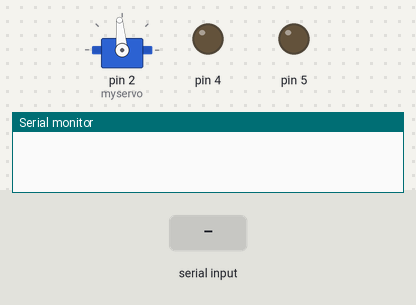
The sketch below on a simulated Arduino Uno, built with avr-gcc and run on an emulated ATmega328P. Parts: servo, output pins drawn as LEDs (lit = HIGH), the last lines printed to the serial monitor. Inputs (shaded band) come from the test bench.

Above: at 1.9 s.
2.0 s: "F" received over Serial
At 3.0 s:
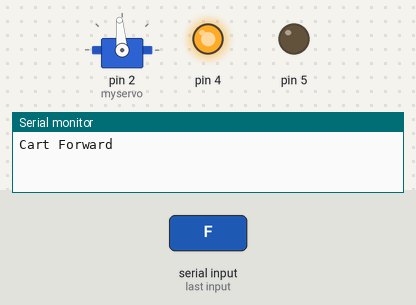
3.5 s: "B" received over Serial
At 4.1 s:
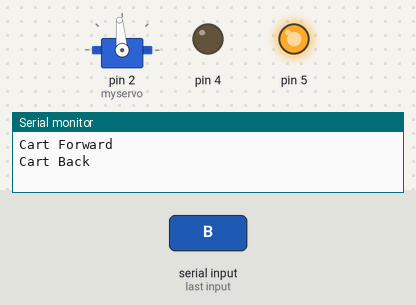
5.0 s: "L" received over Serial
At 5.3 s:
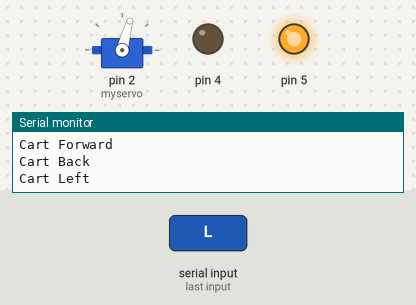
6.5 s: "R" received over Serial
At 7.6 s:
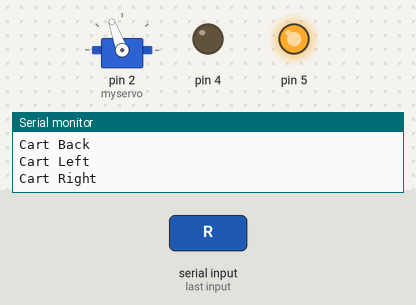
8.0 s: "f" received over Serial
At 8.8 s:
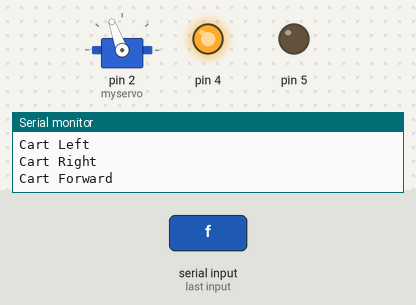
9.5 s: "l" received over Serial
At 9.9 s:
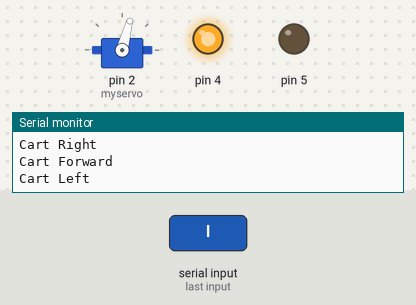
Timing chart, 0 to 12.0 s (numbered marks = the images above; inputs shaded):
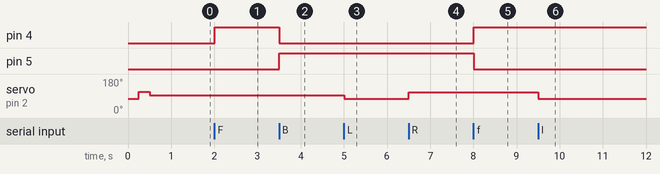

Measured:
- after the input at 2.0 s, pin 4: LOW → HIGH at once
- after the input at 3.5 s, pin 4: HIGH → LOW at once; pin 5: LOW → HIGH at once
- after the input at 5.0 s, servo on pin 2 (myservo): 95° → 75° at once
- after the input at 6.5 s, servo on pin 2 (myservo): 75° → 110° at once
- after the input at 8.0 s, pin 4: LOW → HIGH at once; pin 5: HIGH → LOW at once
- after the input at 9.5 s, servo on pin 2 (myservo): 110° → 75° at once

The sketch:

shopping_cart.ino
```cpp
/*
 Controlling the Shopping Cart for Hackster.IO project.

 by Carlos Campos on 24 Mar 2022

*/

#include <Servo.h>

Servo myservo;
int command = 0;

void setup()
{
  Serial.begin(9600);

  pinMode(4,OUTPUT);
  pinMode(5,OUTPUT);

  myservo.attach(2, 700, 2500);
  myservo.write(75);
  delay(250);
  myservo.write(112);
  delay(250);
  myservo.write(95);
  delay(250);
}

void loop()
{
  if(Serial.available() > 0)
  {
    command = Serial.read();
    delay(5);

    if(command == 'F' || command == 'f')
    {
      Serial.println("Cart Forward");
      digitalWrite(5,LOW);
      digitalWrite(4,HIGH);
    }
    if(command == 'B' || command == 'b')
    {
      Serial.println("Cart Back");
      digitalWrite(4,LOW);
      digitalWrite(5,HIGH);
    }
    if(command == 'S' || command == 's')
    {
      Serial.println("Cart Stop");
      digitalWrite(4,LOW);
      digitalWrite(5,LOW);
      myservo.write(95);
    }
    if(command == 'L' || command == 'l')
    {
      Serial.println("Cart Left");
      myservo.write(75);
    }
    if(command == 'R' || command == 'r')
    {
      Serial.println("Cart Right");
      myservo.write(110);
    }
    if(command == 'C' || command == 'c')
    {
      myservo.write(95);
    }
  }
}
```
